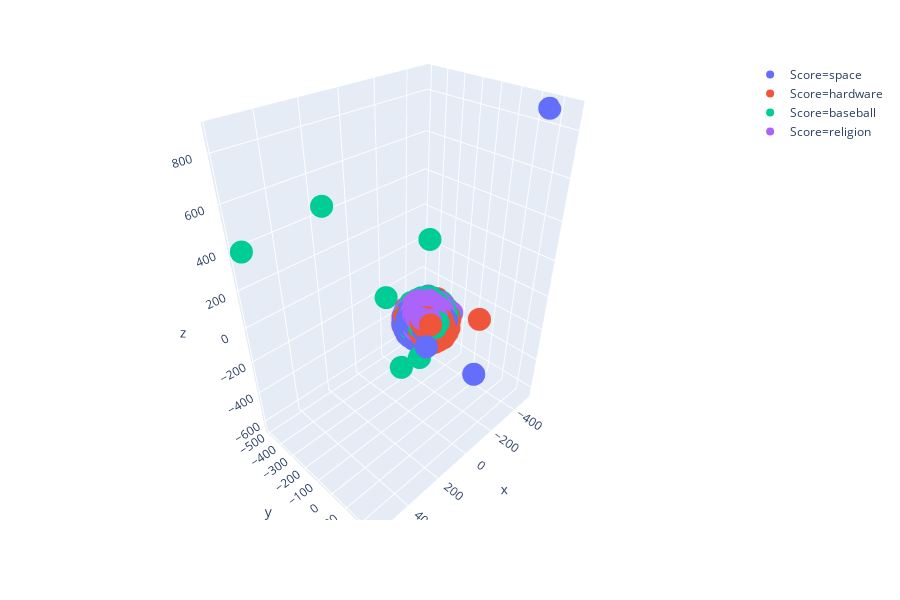

Notebook code for this chart:
### Code cell
fig = px.scatter_3d(df, x="x", y="y", z="z",color="Score")
fig.show()

### Figure 1 — Plotly figure (JSON) as saved in the notebook; plotly's stock layout.template omitted (floating-point values rounded to 4 significant figures; data arrays with more than 128 entries replaced by an {"elided": "..."} marker saying what was removed)
{"data": [{"hoverlabel": {"namelength": 0}, "hovertemplate": "Score=space<br>x=%{x}<br>y=%{y}<br>z=%{z}", "legendgroup": "Score=space", "marker": {"color": "#636efa", "symbol": "circle"}, "mode": "markers", "name": "Score=space", "scene": "scene", "showlegend": true, "type": "scatter3d", "x": {"elided": "593 float values"}, "y": {"elided": "593 float values"}, "z": {"elided": "593 float values"}}, {"hoverlabel": {"namelength": 0}, "hovertemplate": "Score=hardware<br>x=%{x}<br>y=%{y}<br>z=%{z}", "legendgroup": "Score=hardware", "marker": {"color": "#EF553B", "symbol": "circle"}, "mode": "markers", "name": "Score=hardware", "scene": "scene", "showlegend": true, "type": "scatter3d", "x": {"elided": "590 float values"}, "y": {"elided": "590 float values"}, "z": {"elided": "590 float values"}}, {"hoverlabel": {"namelength": 0}, "hovertemplate": "Score=baseball<br>x=%{x}<br>y=%{y}<br>z=%{z}", "legendgroup": "Score=baseball", "marker": {"color": "#00cc96", "symbol": "circle"}, "mode": "markers", "name": "Score=baseball", "scene": "scene", "showlegend": true, "type": "scatter3d", "x": {"elided": "597 float values"}, "y": {"elided": "597 float values"}, "z": {"elided": "597 float values"}}, {"hoverlabel": {"namelength": 0}, "hovertemplate": "Score=religion<br>x=%{x}<br>y=%{y}<br>z=%{z}", "legendgroup": "Score=religion", "marker": {"color": "#ab63fa", "symbol": "circle"}, "mode": "markers", "name": "Score=religion", "scene": "scene", "showlegend": true, "type": "scatter3d", "x": {"elided": "377 float values"}, "y": {"elided": "377 float values"}, "z": {"elided": "377 float values"}}], "layout": {"height": 600, "legend": {"tracegroupgap": 0}, "margin": {"t": 60}, "scene": {"domain": {"x": [0, 0.98], "y": [0, 1]}, "xaxis": {"title": {"text": "x"}}, "yaxis": {"title": {"text": "y"}}, "zaxis": {"title": {"text": "z"}}}}}
